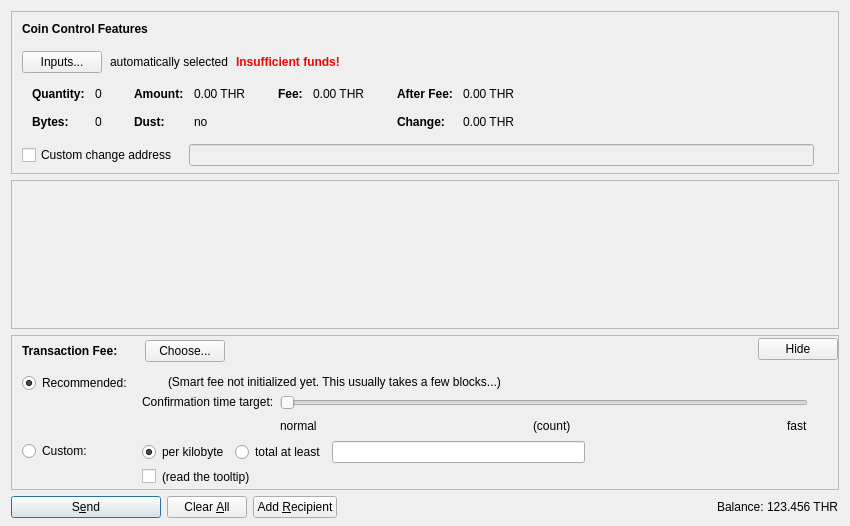
<?xml version="1.0" encoding="UTF-8"?>
<ui version="4.0">
 <class>SendCoinsDialog</class>
 <widget class="QDialog" name="SendCoinsDialog">
  <property name="geometry">
   <rect>
    <x>0</x>
    <y>0</y>
    <width>850</width>
    <height>526</height>
   </rect>
  </property>
  <property name="windowTitle">
   <string>Send Coins</string>
  </property>
  <layout class="QVBoxLayout" name="verticalLayout" stretch="0,1,0,0">
   <property name="bottomMargin">
    <number>8</number>
   </property>
   <item>
    <widget class="QFrame" name="frameCoinControl">
     <property name="sizePolicy">
      <sizepolicy hsizetype="Expanding" vsizetype="Expanding">
       <horstretch>0</horstretch>
       <verstretch>0</verstretch>
      </sizepolicy>
     </property>
     <property name="maximumSize">
      <size>
       <width>16777215</width>
       <height>16777215</height>
      </size>
     </property>
     <property name="frameShape">
      <enum>QFrame::StyledPanel</enum>
     </property>
     <property name="frameShadow">
      <enum>QFrame::Sunken</enum>
     </property>
     <layout class="QVBoxLayout" name="verticalLayoutCoinControl2">
      <property name="spacing">
       <number>0</number>
      </property>
      <property name="leftMargin">
       <number>0</number>
      </property>
      <property name="topMargin">
       <number>0</number>
      </property>
      <property name="rightMargin">
       <number>0</number>
      </property>
      <property name="bottomMargin">
       <number>6</number>
      </property>
      <item>
       <layout class="QVBoxLayout" name="verticalLayoutCoinControl" stretch="0,0,0,0,1">
        <property name="spacing">
         <number>0</number>
        </property>
        <property name="leftMargin">
         <number>10</number>
        </property>
        <property name="topMargin">
         <number>10</number>
        </property>
        <item>
         <layout class="QHBoxLayout" name="horizontalLayoutCoinControl1">
          <property name="bottomMargin">
           <number>15</number>
          </property>
          <item>
           <widget class="QLabel" name="labelCoinControlFeatures">
            <property name="sizePolicy">
             <sizepolicy hsizetype="Preferred" vsizetype="Maximum">
              <horstretch>0</horstretch>
              <verstretch>0</verstretch>
             </sizepolicy>
            </property>
            <property name="font">
             <font>
              <weight>75</weight>
              <bold>true</bold>
             </font>
            </property>
            <property name="styleSheet">
             <string notr="true">font-weight:bold;</string>
            </property>
            <property name="text">
             <string>Coin Control Features</string>
            </property>
           </widget>
          </item>
         </layout>
        </item>
        <item>
         <layout class="QHBoxLayout" name="horizontalLayoutCoinControl2" stretch="0,0,0,0">
          <property name="spacing">
           <number>8</number>
          </property>
          <property name="bottomMargin">
           <number>10</number>
          </property>
          <item>
           <widget class="QPushButton" name="pushButtonCoinControl">
            <property name="styleSheet">
             <string notr="true"/>
            </property>
            <property name="text">
             <string>Inputs...</string>
            </property>
            <property name="autoDefault">
             <bool>false</bool>
            </property>
           </widget>
          </item>
          <item>
           <widget class="QLabel" name="labelCoinControlAutomaticallySelected">
            <property name="text">
             <string>automatically selected</string>
            </property>
            <property name="margin">
             <number>5</number>
            </property>
           </widget>
          </item>
          <item>
           <widget class="QLabel" name="labelCoinControlInsuffFunds">
            <property name="font">
             <font>
              <weight>75</weight>
              <bold>true</bold>
             </font>
            </property>
            <property name="styleSheet">
             <string notr="true">color:red;font-weight:bold;</string>
            </property>
            <property name="text">
             <string>Insufficient funds!</string>
            </property>
            <property name="margin">
             <number>5</number>
            </property>
           </widget>
          </item>
          <item>
           <spacer name="horizontalSpacerCoinControl">
            <property name="orientation">
             <enum>Qt::Horizontal</enum>
            </property>
            <property name="sizeHint" stdset="0">
             <size>
              <width>40</width>
              <height>1</height>
             </size>
            </property>
           </spacer>
          </item>
         </layout>
        </item>
        <item>
         <widget class="QWidget" name="widgetCoinControl" native="true">
          <property name="sizePolicy">
           <sizepolicy hsizetype="Preferred" vsizetype="Preferred">
            <horstretch>0</horstretch>
            <verstretch>0</verstretch>
           </sizepolicy>
          </property>
          <property name="minimumSize">
           <size>
            <width>0</width>
            <height>0</height>
           </size>
          </property>
          <property name="styleSheet">
           <string notr="true"/>
          </property>
          <layout class="QHBoxLayout" name="horizontalLayoutCoinControl5">
           <property name="leftMargin">
            <number>0</number>
           </property>
           <property name="topMargin">
            <number>0</number>
           </property>
           <property name="rightMargin">
            <number>0</number>
           </property>
           <property name="bottomMargin">
            <number>0</number>
           </property>
           <item>
            <layout class="QHBoxLayout" name="horizontalLayoutCoinControl3" stretch="0,0,0,1">
             <property name="spacing">
              <number>20</number>
             </property>
             <property name="topMargin">
              <number>0</number>
             </property>
             <property name="bottomMargin">
              <number>10</number>
             </property>
             <item>
              <layout class="QFormLayout" name="formLayoutCoinControl1">
               <property name="horizontalSpacing">
                <number>10</number>
               </property>
               <property name="verticalSpacing">
                <number>14</number>
               </property>
               <property name="leftMargin">
                <number>10</number>
               </property>
               <property name="topMargin">
                <number>4</number>
               </property>
               <property name="rightMargin">
                <number>6</number>
               </property>
               <item row="0" column="0">
                <widget class="QLabel" name="labelCoinControlQuantityText">
                 <property name="font">
                  <font>
                   <weight>75</weight>
                   <bold>true</bold>
                  </font>
                 </property>
                 <property name="text">
                  <string>Quantity:</string>
                 </property>
                 <property name="margin">
                  <number>0</number>
                 </property>
                </widget>
               </item>
               <item row="0" column="1">
                <widget class="QLabel" name="labelCoinControlQuantity">
                 <property name="cursor">
                  <cursorShape>IBeamCursor</cursorShape>
                 </property>
                 <property name="contextMenuPolicy">
                  <enum>Qt::ActionsContextMenu</enum>
                 </property>
                 <property name="text">
                  <string notr="true">0</string>
                 </property>
                 <property name="margin">
                  <number>0</number>
                 </property>
                 <property name="textInteractionFlags">
                  <set>Qt::LinksAccessibleByMouse|Qt::TextSelectableByKeyboard|Qt::TextSelectableByMouse</set>
                 </property>
                </widget>
               </item>
               <item row="1" column="0">
                <widget class="QLabel" name="labelCoinControlBytesText">
                 <property name="font">
                  <font>
                   <weight>75</weight>
                   <bold>true</bold>
                  </font>
                 </property>
                 <property name="text">
                  <string>Bytes:</string>
                 </property>
                </widget>
               </item>
               <item row="1" column="1">
                <widget class="QLabel" name="labelCoinControlBytes">
                 <property name="cursor">
                  <cursorShape>IBeamCursor</cursorShape>
                 </property>
                 <property name="contextMenuPolicy">
                  <enum>Qt::ActionsContextMenu</enum>
                 </property>
                 <property name="text">
                  <string notr="true">0</string>
                 </property>
                 <property name="textInteractionFlags">
                  <set>Qt::LinksAccessibleByMouse|Qt::TextSelectableByKeyboard|Qt::TextSelectableByMouse</set>
                 </property>
                </widget>
               </item>
              </layout>
             </item>
             <item>
              <layout class="QFormLayout" name="formLayoutCoinControl2">
               <property name="horizontalSpacing">
                <number>10</number>
               </property>
               <property name="verticalSpacing">
                <number>14</number>
               </property>
               <property name="leftMargin">
                <number>6</number>
               </property>
               <property name="topMargin">
                <number>4</number>
               </property>
               <property name="rightMargin">
                <number>6</number>
               </property>
               <item row="0" column="0">
                <widget class="QLabel" name="labelCoinControlAmountText">
                 <property name="font">
                  <font>
                   <weight>75</weight>
                   <bold>true</bold>
                  </font>
                 </property>
                 <property name="text">
                  <string>Amount:</string>
                 </property>
                 <property name="margin">
                  <number>0</number>
                 </property>
                </widget>
               </item>
               <item row="0" column="1">
                <widget class="QLabel" name="labelCoinControlAmount">
                 <property name="cursor">
                  <cursorShape>IBeamCursor</cursorShape>
                 </property>
                 <property name="contextMenuPolicy">
                  <enum>Qt::ActionsContextMenu</enum>
                 </property>
                 <property name="text">
                  <string notr="true">0.00 THR</string>
                 </property>
                 <property name="textInteractionFlags">
                  <set>Qt::LinksAccessibleByMouse|Qt::TextSelectableByKeyboard|Qt::TextSelectableByMouse</set>
                 </property>
                </widget>
               </item>
               <item row="1" column="0">
                <widget class="QLabel" name="labelCoinControlLowOutputText">
                 <property name="font">
                  <font>
                   <weight>75</weight>
                   <bold>true</bold>
                  </font>
                 </property>
                 <property name="text">
                  <string>Dust:</string>
                 </property>
                </widget>
               </item>
               <item row="1" column="1">
                <widget class="QLabel" name="labelCoinControlLowOutput">
                 <property name="cursor">
                  <cursorShape>IBeamCursor</cursorShape>
                 </property>
                 <property name="contextMenuPolicy">
                  <enum>Qt::ActionsContextMenu</enum>
                 </property>
                 <property name="text">
                  <string notr="true">no</string>
                 </property>
                 <property name="textInteractionFlags">
                  <set>Qt::LinksAccessibleByMouse|Qt::TextSelectableByKeyboard|Qt::TextSelectableByMouse</set>
                 </property>
                </widget>
               </item>
              </layout>
             </item>
             <item>
              <layout class="QFormLayout" name="formLayoutCoinControl3">
               <property name="horizontalSpacing">
                <number>10</number>
               </property>
               <property name="verticalSpacing">
                <number>14</number>
               </property>
               <property name="leftMargin">
                <number>6</number>
               </property>
               <property name="topMargin">
                <number>4</number>
               </property>
               <property name="rightMargin">
                <number>6</number>
               </property>
               <item row="0" column="0">
                <widget class="QLabel" name="labelCoinControlFeeText">
                 <property name="font">
                  <font>
                   <weight>75</weight>
                   <bold>true</bold>
                  </font>
                 </property>
                 <property name="text">
                  <string>Fee:</string>
                 </property>
                 <property name="margin">
                  <number>0</number>
                 </property>
                </widget>
               </item>
               <item row="0" column="1">
                <widget class="QLabel" name="labelCoinControlFee">
                 <property name="cursor">
                  <cursorShape>IBeamCursor</cursorShape>
                 </property>
                 <property name="contextMenuPolicy">
                  <enum>Qt::ActionsContextMenu</enum>
                 </property>
                 <property name="text">
                  <string notr="true">0.00 THR</string>
                 </property>
                 <property name="textInteractionFlags">
                  <set>Qt::LinksAccessibleByMouse|Qt::TextSelectableByKeyboard|Qt::TextSelectableByMouse</set>
                 </property>
                </widget>
               </item>
              </layout>
             </item>
             <item>
              <layout class="QFormLayout" name="formLayoutCoinControl4">
               <property name="horizontalSpacing">
                <number>10</number>
               </property>
               <property name="verticalSpacing">
                <number>14</number>
               </property>
               <property name="leftMargin">
                <number>6</number>
               </property>
               <property name="topMargin">
                <number>4</number>
               </property>
               <property name="rightMargin">
                <number>6</number>
               </property>
               <item row="0" column="0">
                <widget class="QLabel" name="labelCoinControlAfterFeeText">
                 <property name="font">
                  <font>
                   <weight>75</weight>
                   <bold>true</bold>
                  </font>
                 </property>
                 <property name="text">
                  <string>After Fee:</string>
                 </property>
                 <property name="margin">
                  <number>0</number>
                 </property>
                </widget>
               </item>
               <item row="0" column="1">
                <widget class="QLabel" name="labelCoinControlAfterFee">
                 <property name="cursor">
                  <cursorShape>IBeamCursor</cursorShape>
                 </property>
                 <property name="contextMenuPolicy">
                  <enum>Qt::ActionsContextMenu</enum>
                 </property>
                 <property name="text">
                  <string notr="true">0.00 THR</string>
                 </property>
                 <property name="textInteractionFlags">
                  <set>Qt::LinksAccessibleByMouse|Qt::TextSelectableByKeyboard|Qt::TextSelectableByMouse</set>
                 </property>
                </widget>
               </item>
               <item row="1" column="0">
                <widget class="QLabel" name="labelCoinControlChangeText">
                 <property name="font">
                  <font>
                   <weight>75</weight>
                   <bold>true</bold>
                  </font>
                 </property>
                 <property name="text">
                  <string>Change:</string>
                 </property>
                </widget>
               </item>
               <item row="1" column="1">
                <widget class="QLabel" name="labelCoinControlChange">
                 <property name="cursor">
                  <cursorShape>IBeamCursor</cursorShape>
                 </property>
                 <property name="contextMenuPolicy">
                  <enum>Qt::ActionsContextMenu</enum>
                 </property>
                 <property name="text">
                  <string notr="true">0.00 THR</string>
                 </property>
                 <property name="textInteractionFlags">
                  <set>Qt::LinksAccessibleByMouse|Qt::TextSelectableByKeyboard|Qt::TextSelectableByMouse</set>
                 </property>
                </widget>
               </item>
              </layout>
             </item>
            </layout>
           </item>
          </layout>
         </widget>
        </item>
        <item>
         <layout class="QHBoxLayout" name="horizontalLayoutCoinControl4" stretch="0,0,0">
          <property name="spacing">
           <number>12</number>
          </property>
          <property name="sizeConstraint">
           <enum>QLayout::SetDefaultConstraint</enum>
          </property>
          <property name="topMargin">
           <number>5</number>
          </property>
          <property name="rightMargin">
           <number>5</number>
          </property>
          <item>
           <widget class="QCheckBox" name="checkBoxCoinControlChange">
            <property name="toolTip">
             <string>If this is activated, but the change address is empty or invalid, change will be sent to a newly generated address.</string>
            </property>
            <property name="text">
             <string>Custom change address</string>
            </property>
           </widget>
          </item>
          <item>
           <widget class="QValidatedLineEdit" name="lineEditCoinControlChange">
            <property name="enabled">
             <bool>false</bool>
            </property>
            <property name="sizePolicy">
             <sizepolicy hsizetype="Expanding" vsizetype="Fixed">
              <horstretch>0</horstretch>
              <verstretch>0</verstretch>
             </sizepolicy>
            </property>
           </widget>
          </item>
          <item>
           <widget class="QLabel" name="labelCoinControlChangeLabel">
            <property name="sizePolicy">
             <sizepolicy hsizetype="Preferred" vsizetype="Expanding">
              <horstretch>0</horstretch>
              <verstretch>0</verstretch>
             </sizepolicy>
            </property>
            <property name="minimumSize">
             <size>
              <width>0</width>
              <height>0</height>
             </size>
            </property>
            <property name="text">
             <string/>
            </property>
            <property name="margin">
             <number>3</number>
            </property>
           </widget>
          </item>
         </layout>
        </item>
        <item>
         <spacer name="verticalSpacerCoinControl">
          <property name="orientation">
           <enum>Qt::Vertical</enum>
          </property>
          <property name="sizeHint" stdset="0">
           <size>
            <width>800</width>
            <height>1</height>
           </size>
          </property>
         </spacer>
        </item>
       </layout>
      </item>
     </layout>
    </widget>
   </item>
   <item>
    <widget class="QScrollArea" name="scrollArea">
     <property name="widgetResizable">
      <bool>true</bool>
     </property>
     <widget class="QWidget" name="scrollAreaWidgetContents">
      <property name="geometry">
       <rect>
        <x>0</x>
        <y>0</y>
        <width>830</width>
        <height>104</height>
       </rect>
      </property>
      <layout class="QVBoxLayout" name="verticalLayout_2" stretch="0,1">
       <property name="leftMargin">
        <number>0</number>
       </property>
       <property name="topMargin">
        <number>0</number>
       </property>
       <property name="rightMargin">
        <number>0</number>
       </property>
       <property name="bottomMargin">
        <number>0</number>
       </property>
       <item>
        <layout class="QVBoxLayout" name="entries">
         <property name="spacing">
          <number>6</number>
         </property>
        </layout>
       </item>
       <item>
        <spacer name="verticalSpacer">
         <property name="orientation">
          <enum>Qt::Vertical</enum>
         </property>
         <property name="sizeHint" stdset="0">
          <size>
           <width>20</width>
           <height>40</height>
          </size>
         </property>
        </spacer>
       </item>
      </layout>
     </widget>
    </widget>
   </item>
   <item>
    <widget class="QFrame" name="frameFee">
     <property name="sizePolicy">
      <sizepolicy hsizetype="Expanding" vsizetype="Expanding">
       <horstretch>0</horstretch>
       <verstretch>0</verstretch>
      </sizepolicy>
     </property>
     <property name="maximumSize">
      <size>
       <width>16777215</width>
       <height>16777215</height>
      </size>
     </property>
     <property name="frameShape">
      <enum>QFrame::StyledPanel</enum>
     </property>
     <property name="frameShadow">
      <enum>QFrame::Sunken</enum>
     </property>
     <layout class="QVBoxLayout" name="verticalLayoutFee1">
      <property name="spacing">
       <number>0</number>
      </property>
      <property name="leftMargin">
       <number>0</number>
      </property>
      <property name="topMargin">
       <number>0</number>
      </property>
      <property name="rightMargin">
       <number>0</number>
      </property>
      <property name="bottomMargin">
       <number>0</number>
      </property>
      <item>
       <layout class="QVBoxLayout" name="verticalLayoutFee2" stretch="0,0,0">
        <property name="spacing">
         <number>0</number>
        </property>
        <property name="leftMargin">
         <number>10</number>
        </property>
        <property name="topMargin">
         <number>0</number>
        </property>
        <item>
         <layout class="QHBoxLayout" name="horizontalLayoutFee1">
          <property name="bottomMargin">
           <number>0</number>
          </property>
          <item>
           <layout class="QVBoxLayout" name="verticalLayoutFee7">
            <property name="spacing">
             <number>0</number>
            </property>
            <item>
             <spacer name="verticalSpacerSmartFee">
              <property name="orientation">
               <enum>Qt::Vertical</enum>
              </property>
              <property name="sizeType">
               <enum>QSizePolicy::Fixed</enum>
              </property>
              <property name="sizeHint" stdset="0">
               <size>
                <width>1</width>
                <height>4</height>
               </size>
              </property>
             </spacer>
            </item>
            <item>
             <layout class="QHBoxLayout" name="horizontalLayoutSmartFee">
              <property name="spacing">
               <number>10</number>
              </property>
              <item>
               <widget class="QLabel" name="labelFeeHeadline">
                <property name="sizePolicy">
                 <sizepolicy hsizetype="Preferred" vsizetype="Maximum">
                  <horstretch>0</horstretch>
                  <verstretch>0</verstretch>
                 </sizepolicy>
                </property>
                <property name="font">
                 <font>
                  <weight>75</weight>
                  <bold>true</bold>
                 </font>
                </property>
                <property name="styleSheet">
                 <string notr="true">font-weight:bold;</string>
                </property>
                <property name="text">
                 <string>Transaction Fee:</string>
                </property>
               </widget>
              </item>
              <item>
               <widget class="QLabel" name="labelFeeMinimized">
                <property name="text">
                 <string/>
                </property>
               </widget>
              </item>
              <item>
               <widget class="QPushButton" name="buttonChooseFee">
                <property name="text">
                 <string>Choose...</string>
                </property>
               </widget>
              </item>
             </layout>
            </item>
            <item>
             <spacer name="verticalSpacer_5">
              <property name="orientation">
               <enum>Qt::Vertical</enum>
              </property>
              <property name="sizeHint" stdset="0">
               <size>
                <width>1</width>
                <height>1</height>
               </size>
              </property>
             </spacer>
            </item>
           </layout>
          </item>
          <item>
           <spacer name="horizontalSpacer_4">
            <property name="orientation">
             <enum>Qt::Horizontal</enum>
            </property>
            <property name="sizeHint" stdset="0">
             <size>
              <width>40</width>
              <height>20</height>
             </size>
            </property>
           </spacer>
          </item>
          <item>
           <widget class="QPushButton" name="buttonMinimizeFee">
            <property name="toolTip">
             <string>collapse fee-settings</string>
            </property>
            <property name="text">
             <string>Hide</string>
            </property>
           </widget>
          </item>
         </layout>
        </item>
        <item>
         <widget class="QFrame" name="frameFeeSelection">
          <layout class="QVBoxLayout" name="verticalLayoutFee12">
           <property name="spacing">
            <number>0</number>
           </property>
           <property name="leftMargin">
            <number>0</number>
           </property>
           <property name="topMargin">
            <number>0</number>
           </property>
           <property name="rightMargin">
            <number>0</number>
           </property>
           <property name="bottomMargin">
            <number>0</number>
           </property>
           <item>
            <layout class="QGridLayout" name="gridLayoutFee">
             <property name="topMargin">
              <number>10</number>
             </property>
             <property name="bottomMargin">
              <number>4</number>
             </property>
             <property name="horizontalSpacing">
              <number>10</number>
             </property>
             <property name="verticalSpacing">
              <number>4</number>
             </property>
             <item row="1" column="1">
              <layout class="QVBoxLayout" name="verticalLayoutFee8">
               <property name="spacing">
                <number>6</number>
               </property>
               <item>
                <layout class="QHBoxLayout" name="horizontalLayoutFee13">
                 <item>
                  <widget class="QRadioButton" name="radioCustomPerKilobyte">
                   <property name="toolTip">
                    <string>If the custom fee is set to 1000 satoshis and the transaction is only 250 bytes, then &quot;per kilobyte&quot; only pays 250 satoshis in fee, while &quot;total at least&quot; pays 1000 satoshis. For transactions bigger than a kilobyte both pay by kilobyte.</string>
                   </property>
                   <property name="text">
                    <string>per kilobyte</string>
                   </property>
                   <property name="checked">
                    <bool>true</bool>
                   </property>
                   <attribute name="buttonGroup">
                    <string notr="true">groupCustomFee</string>
                   </attribute>
                  </widget>
                 </item>
                 <item>
                  <widget class="QRadioButton" name="radioCustomAtLeast">
                   <property name="toolTip">
                    <string>If the custom fee is set to 1000 satoshis and the transaction is only 250 bytes, then &quot;per kilobyte&quot; only pays 250 satoshis in fee, while &quot;total at least&quot; pays 1000 satoshis. For transactions bigger than a kilobyte both pay by kilobyte.</string>
                   </property>
                   <property name="text">
                    <string>total at least</string>
                   </property>
                   <attribute name="buttonGroup">
                    <string notr="true">groupCustomFee</string>
                   </attribute>
                  </widget>
                 </item>
                 <item>
                  <widget class="BitcoinAmountField" name="customFee"/>
                 </item>
                 <item>
                  <spacer name="horizontalSpacer_6">
                   <property name="orientation">
                    <enum>Qt::Horizontal</enum>
                   </property>
                   <property name="sizeHint" stdset="0">
                    <size>
                     <width>1</width>
                     <height>1</height>
                    </size>
                   </property>
                  </spacer>
                 </item>
                </layout>
               </item>
               <item>
                <layout class="QHBoxLayout" name="horizontalLayoutFee8">
                 <item>
                  <widget class="QCheckBox" name="checkBoxMinimumFee">
                   <property name="toolTip">
                    <string>Paying only the minimum fee is just fine as long as there is less transaction volume than space in the blocks. But be aware that this can end up in a never confirming transaction once there is more demand for thronus transactions than the network can process.</string>
                   </property>
                   <property name="text">
                    <string/>
                   </property>
                  </widget>
                 </item>
                 <item>
                  <widget class="QLabel" name="labelMinFeeWarning">
                   <property name="enabled">
                    <bool>true</bool>
                   </property>
                   <property name="toolTip">
                    <string>Paying only the minimum fee is just fine as long as there is less transaction volume than space in the blocks. But be aware that this can end up in a never confirming transaction once there is more demand for thronus transactions than the network can process.</string>
                   </property>
                   <property name="text">
                    <string>(read the tooltip)</string>
                   </property>
                   <property name="margin">
                    <number>5</number>
                   </property>
                  </widget>
                 </item>
                 <item>
                  <spacer name="horizontalSpacer_2">
                   <property name="orientation">
                    <enum>Qt::Horizontal</enum>
                   </property>
                   <property name="sizeHint" stdset="0">
                    <size>
                     <width>1</width>
                     <height>1</height>
                    </size>
                   </property>
                  </spacer>
                 </item>
                </layout>
               </item>
              </layout>
             </item>
             <item row="0" column="0">
              <layout class="QVBoxLayout" name="verticalLayoutFee4" stretch="0,1">
               <item>
                <widget class="QRadioButton" name="radioSmartFee">
                 <property name="text">
                  <string>Recommended:</string>
                 </property>
                 <property name="checked">
                  <bool>true</bool>
                 </property>
                 <attribute name="buttonGroup">
                  <string notr="true">groupFee</string>
                 </attribute>
                </widget>
               </item>
               <item>
                <spacer name="verticalSpacer_2">
                 <property name="orientation">
                  <enum>Qt::Vertical</enum>
                 </property>
                 <property name="sizeHint" stdset="0">
                  <size>
                   <width>1</width>
                   <height>1</height>
                  </size>
                 </property>
                </spacer>
               </item>
              </layout>
             </item>
             <item row="1" column="0">
              <layout class="QVBoxLayout" name="verticalLayoutFee9" stretch="0,1">
               <item>
                <widget class="QRadioButton" name="radioCustomFee">
                 <property name="text">
                  <string>Custom:</string>
                 </property>
                 <attribute name="buttonGroup">
                  <string notr="true">groupFee</string>
                 </attribute>
                </widget>
               </item>
               <item>
                <spacer name="verticalSpacer_6">
                 <property name="orientation">
                  <enum>Qt::Vertical</enum>
                 </property>
                 <property name="sizeHint" stdset="0">
                  <size>
                   <width>1</width>
                   <height>1</height>
                  </size>
                 </property>
                </spacer>
               </item>
              </layout>
             </item>
             <item row="0" column="1">
              <layout class="QVBoxLayout" name="verticalLayoutFee3" stretch="0,0,1">
               <property name="spacing">
                <number>6</number>
               </property>
               <property name="topMargin">
                <number>2</number>
               </property>
               <item>
                <layout class="QHBoxLayout" name="horizontalLayoutFee12">
                 <item>
                  <widget class="QLabel" name="labelSmartFee">
                   <property name="text">
                    <string/>
                   </property>
                   <property name="margin">
                    <number>2</number>
                   </property>
                  </widget>
                 </item>
                 <item>
                  <widget class="QLabel" name="labelFeeEstimation">
                   <property name="text">
                    <string/>
                   </property>
                  </widget>
                 </item>
                 <item>
                  <widget class="QLabel" name="labelSmartFee2">
                   <property name="text">
                    <string>(Smart fee not initialized yet. This usually takes a few blocks...)</string>
                   </property>
                   <property name="margin">
                    <number>2</number>
                   </property>
                  </widget>
                 </item>
                 <item>
                  <spacer name="horizontalSpacer_5">
                   <property name="orientation">
                    <enum>Qt::Horizontal</enum>
                   </property>
                   <property name="sizeHint" stdset="0">
                    <size>
                     <width>1</width>
                     <height>1</height>
                    </size>
                   </property>
                  </spacer>
                 </item>
                </layout>
               </item>
               <item>
                <layout class="QHBoxLayout" name="horizontalLayoutFee9">
                 <item>
                  <layout class="QVBoxLayout" name="verticalLayoutFee6">
                   <item>
                    <widget class="QLabel" name="labelSmartFee3">
                     <property name="text">
                      <string>Confirmation time target:</string>
                     </property>
                     <property name="margin">
                      <number>2</number>
                     </property>
                    </widget>
                   </item>
                   <item>
                    <spacer name="verticalSpacer_3">
                     <property name="orientation">
                      <enum>Qt::Vertical</enum>
                     </property>
                     <property name="sizeHint" stdset="0">
                      <size>
                       <width>1</width>
                       <height>1</height>
                      </size>
                     </property>
                    </spacer>
                   </item>
                  </layout>
                 </item>
                 <item>
                  <layout class="QVBoxLayout" name="verticalLayoutFee5">
                   <property name="rightMargin">
                    <number>30</number>
                   </property>
                   <item>
                    <widget class="QSlider" name="sliderSmartFee">
                     <property name="minimum">
                      <number>0</number>
                     </property>
                     <property name="maximum">
                      <number>23</number>
                     </property>
                     <property name="pageStep">
                      <number>1</number>
                     </property>
                     <property name="value">
                      <number>0</number>
                     </property>
                     <property name="orientation">
                      <enum>Qt::Horizontal</enum>
                     </property>
                     <property name="invertedAppearance">
                      <bool>false</bool>
                     </property>
                     <property name="invertedControls">
                      <bool>false</bool>
                     </property>
                     <property name="tickPosition">
                      <enum>QSlider::NoTicks</enum>
                     </property>
                    </widget>
                   </item>
                   <item>
                    <layout class="QHBoxLayout" name="horizontalLayoutFee10">
                     <item>
                      <widget class="QLabel" name="labelSmartFeeNormal">
                       <property name="text">
                        <string>normal</string>
                       </property>
                      </widget>
                     </item>
                     <item>
                      <spacer name="horizontalSpacer_7">
                       <property name="orientation">
                        <enum>Qt::Horizontal</enum>
                       </property>
                       <property name="sizeHint" stdset="0">
                        <size>
                         <width>40</width>
                         <height>20</height>
                        </size>
                       </property>
                      </spacer>
                     </item>
                     <item>
                      <widget class="QLabel" name="confirmationTargetLabel">
                       <property name="text">
                        <string notr="true">(count)</string>
                       </property>
                      </widget>
                     </item>
                     <item>
                      <spacer name="horizontalSpacer_3">
                       <property name="orientation">
                        <enum>Qt::Horizontal</enum>
                       </property>
                       <property name="sizeHint" stdset="0">
                        <size>
                         <width>40</width>
                         <height>20</height>
                        </size>
                       </property>
                      </spacer>
                     </item>
                     <item>
                      <widget class="QLabel" name="labelSmartFeeFast">
                       <property name="text">
                        <string>fast</string>
                       </property>
                      </widget>
                     </item>
                    </layout>
                   </item>
                  </layout>
                 </item>
                </layout>
               </item>
               <item>
                <spacer name="verticalSpacer_4">
                 <property name="orientation">
                  <enum>Qt::Vertical</enum>
                 </property>
                 <property name="sizeHint" stdset="0">
                  <size>
                   <width>1</width>
                   <height>1</height>
                  </size>
                 </property>
                </spacer>
               </item>
              </layout>
             </item>
            </layout>
           </item>
          </layout>
         </widget>
        </item>
        <item>
         <spacer name="verticalSpacerFee">
          <property name="orientation">
           <enum>Qt::Vertical</enum>
          </property>
          <property name="sizeHint" stdset="0">
           <size>
            <width>800</width>
            <height>1</height>
           </size>
          </property>
         </spacer>
        </item>
       </layout>
      </item>
     </layout>
    </widget>
   </item>
   <item>
    <layout class="QHBoxLayout" name="horizontalLayout">
     <item>
      <widget class="QPushButton" name="sendButton">
       <property name="minimumSize">
        <size>
         <width>150</width>
         <height>0</height>
        </size>
       </property>
       <property name="toolTip">
        <string>Confirm the send action</string>
       </property>
       <property name="text">
        <string>S&amp;end</string>
       </property>
       <property name="icon">
        <iconset resource="../bitcoin.qrc">
         <normaloff>:/icons/send</normaloff>:/icons/send</iconset>
       </property>
       <property name="autoDefault">
        <bool>false</bool>
       </property>
       <property name="default">
        <bool>true</bool>
       </property>
      </widget>
     </item>
     <item>
      <widget class="QPushButton" name="clearButton">
       <property name="sizePolicy">
        <sizepolicy hsizetype="Minimum" vsizetype="Fixed">
         <horstretch>0</horstretch>
         <verstretch>0</verstretch>
        </sizepolicy>
       </property>
       <property name="toolTip">
        <string>Clear all fields of the form.</string>
       </property>
       <property name="text">
        <string>Clear &amp;All</string>
       </property>
       <property name="icon">
        <iconset resource="../bitcoin.qrc">
         <normaloff>:/icons/remove</normaloff>:/icons/remove</iconset>
       </property>
       <property name="autoDefault">
        <bool>false</bool>
       </property>
      </widget>
     </item>
     <item>
      <widget class="QPushButton" name="addButton">
       <property name="toolTip">
        <string>Send to multiple recipients at once</string>
       </property>
       <property name="text">
        <string>Add &amp;Recipient</string>
       </property>
       <property name="icon">
        <iconset resource="../bitcoin.qrc">
         <normaloff>:/icons/add</normaloff>:/icons/add</iconset>
       </property>
       <property name="autoDefault">
        <bool>false</bool>
       </property>
      </widget>
     </item>
     <item>
      <spacer name="horizontalSpacer">
       <property name="orientation">
        <enum>Qt::Horizontal</enum>
       </property>
       <property name="sizeHint" stdset="0">
        <size>
         <width>40</width>
         <height>20</height>
        </size>
       </property>
      </spacer>
     </item>
     <item>
      <layout class="QHBoxLayout" name="horizontalLayout_2">
       <property name="spacing">
        <number>3</number>
       </property>
       <item>
        <widget class="QLabel" name="label">
         <property name="sizePolicy">
          <sizepolicy hsizetype="Preferred" vsizetype="Fixed">
           <horstretch>0</horstretch>
           <verstretch>0</verstretch>
          </sizepolicy>
         </property>
         <property name="text">
          <string>Balance:</string>
         </property>
        </widget>
       </item>
       <item>
        <widget class="QLabel" name="labelBalance">
         <property name="sizePolicy">
          <sizepolicy hsizetype="Preferred" vsizetype="Fixed">
           <horstretch>0</horstretch>
           <verstretch>0</verstretch>
          </sizepolicy>
         </property>
         <property name="cursor">
          <cursorShape>IBeamCursor</cursorShape>
         </property>
         <property name="text">
          <string notr="true">123.456 THR</string>
         </property>
         <property name="textInteractionFlags">
          <set>Qt::LinksAccessibleByMouse|Qt::TextSelectableByKeyboard|Qt::TextSelectableByMouse</set>
         </property>
        </widget>
       </item>
      </layout>
     </item>
    </layout>
   </item>
  </layout>
 </widget>
 <customwidgets>
  <customwidget>
   <class>QValidatedLineEdit</class>
   <extends>QLineEdit</extends>
   <header>qvalidatedlineedit.h</header>
  </customwidget>
  <customwidget>
   <class>BitcoinAmountField</class>
   <extends>QLineEdit</extends>
   <header>bitcoinamountfield.h</header>
   <container>1</container>
  </customwidget>
 </customwidgets>
 <resources>
  <include location="../bitcoin.qrc"/>
 </resources>
 <connections/>
 <buttongroups>
  <buttongroup name="groupFee"/>
  <buttongroup name="groupCustomFee"/>
 </buttongroups>
</ui>
